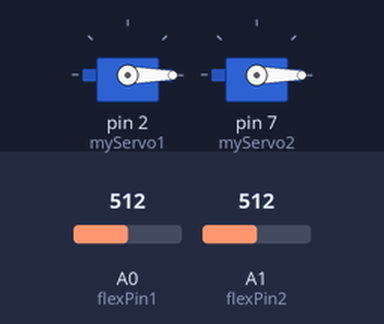
Bench run of a sketch on a simulated Arduino Uno, built with avr-gcc and run on an emulated ATmega328P. On the bench: 2 × servo. The inputs (shaded band) are chosen by the test bench; at power-on: A0 (flexPin1) = 512, A1 (flexPin2) = 512.

Above: at 1.2 s.
1.3 s: A0 (flexPin1) set to 900
At 2.1 s:
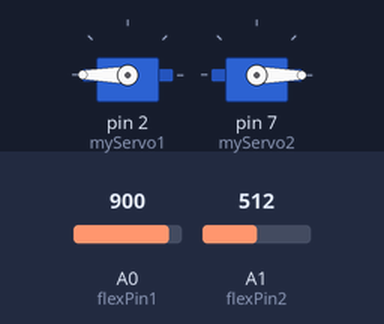
2.8 s: A1 (flexPin2) set to 900
At 4.0 s:
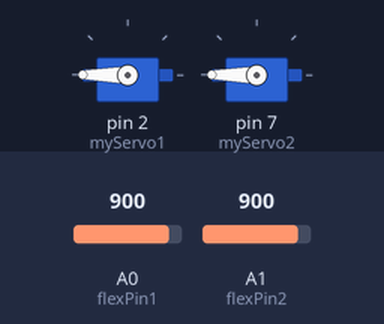
4.3 s: A0 (flexPin1) set to 716
At 4.7 s:
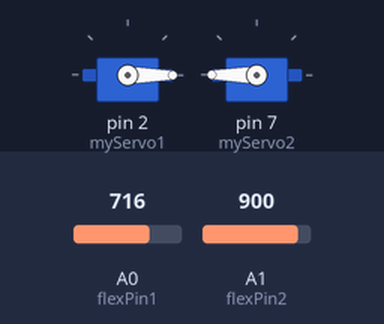
5.8 s: A0 (flexPin1) set to 1023
At 6.8 s:
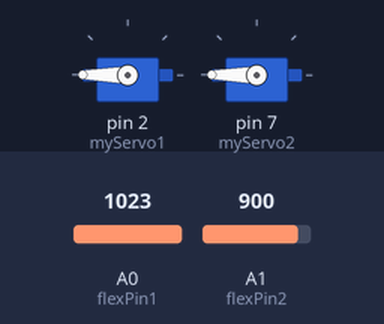
7.3 s: A0 (flexPin1) set to 511
At 7.8 s:
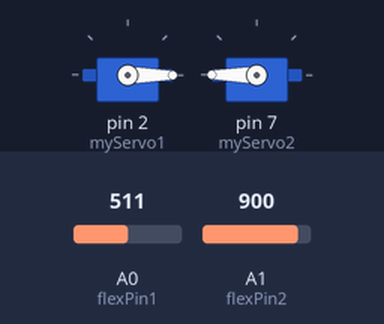
Timing chart, 0 to 9.8 s (numbered marks = the images above; inputs shaded):
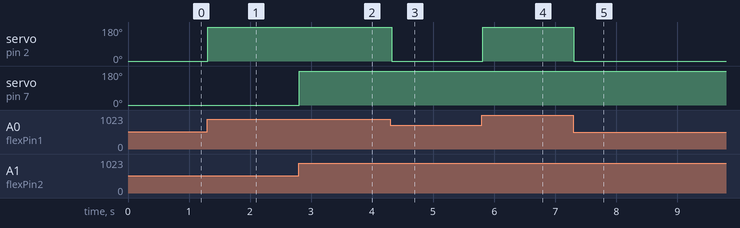

The sketch:

flex_servo_test.ino
```cpp
/*
#include <Servo.h>

Servo myServo;

const int flexPin = A0;

void setup()
{
  myServo.attach(2);
}

void loop()
{
  int flexValue;
  int servoPosition;

  flexValue = analogRead(flexPin);

  servoPosition = map(flexValue, 800, 900, 0, 180);
  servoPosition = constrain(servoPosition, 0, 180);

  myServo.write(servoPosition);

  delay(20);
}
*/

#include <Servo.h>

Servo myServo1;
Servo myServo2;

const int flexPin1 = A0; // First flex sensor pin
const int flexPin2 = A1; // Second flex sensor pin

void setup()
{
  myServo1.attach(2); // Attach the first servo to pin 2
  myServo2.attach(7); // Attach the second servo to pin 5
}

void loop()
{
  int flexValue1 = analogRead(flexPin1); // Read the value from the first flex sensor
  int flexValue2 = analogRead(flexPin2); // Read the value from the second flex sensor

  // Map the flex sensor values to the servo position range
  int servoPosition1 = map(flexValue1, 800, 900, 0, 180);
  servoPosition1 = constrain(servoPosition1, 0, 180); // Ensure the position is within valid range

  int servoPosition2 = map(flexValue2, 800, 900, 0, 180);
  servoPosition2 = constrain(servoPosition2, 0, 180); // Ensure the position is within valid range

  myServo1.write(servoPosition1); // Set the first servo position
  myServo2.write(servoPosition2); // Set the second servo position

  delay(20); // Small delay to smooth the motion
}
```

Measured:
- after the input at 1.3 s, servo on pin 2 (myServo1): 0° → 180° at once
- after the input at 2.8 s, servo on pin 7 (myServo2): 0° → 180° at once
- after the input at 4.3 s, servo on pin 2 (myServo1): 180° → 0° at once
- after the input at 5.8 s, servo on pin 2 (myServo1): 0° → 180° at once
- after the input at 7.3 s, servo on pin 2 (myServo1): 180° → 0° at once
